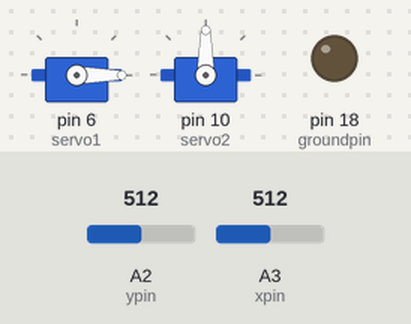
Recording of a sketch running on a simulated Arduino Uno, built with avr-gcc and run on an emulated ATmega328P. On the bench: 2 × servo, output pins drawn as LEDs (lit = HIGH). Inputs (shaded band) come from the test bench; at power-on: A2 (ypin) = 512, A3 (xpin) = 512. Pins used as bus, display or sensor lines are not drawn.

Above: at 2.2 s.
2.3 s: A2 (ypin) set to 491
At 3.2 s:
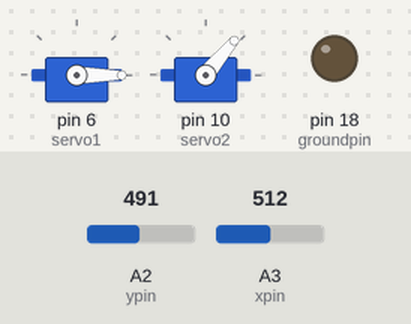
3.8 s: A2 (ypin) set to 560
At 4.3 s:
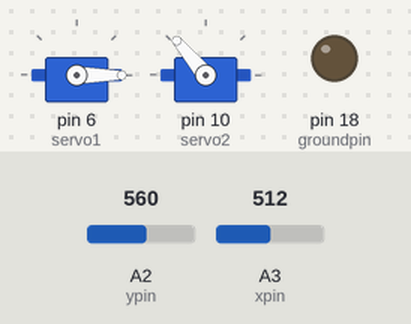
5.3 s: A2 (ypin) set to 538
At 6.5 s:
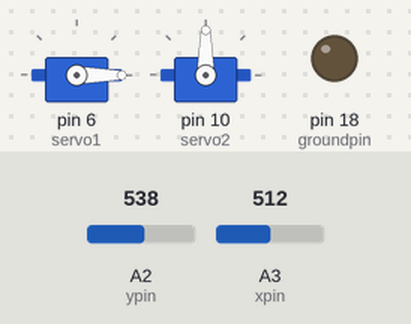
6.8 s: A2 (ypin) set to 490
At 7.9 s:
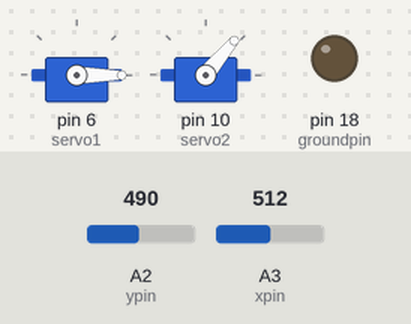
8.3 s: A2 (ypin) set to 510
At 10.3 s:
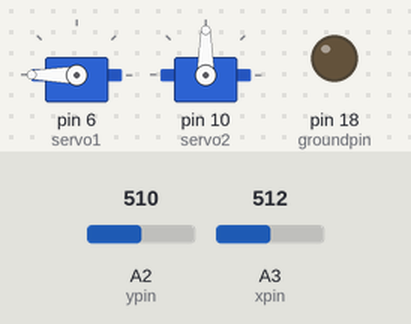
Timing chart, 0 to 11.8 s (numbered marks = the images above; inputs shaded):
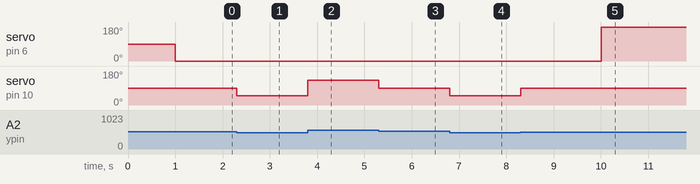

The sketch:

sketchboard.ino
```cpp
#include <Servo.h>  // servo library

#include "Timer.h" //Timer library


Timer t;


//servo1 is a 360 servo, writing values changes direction and speed

//(0 is full speed in one direction, 90 is stop, and 180 is full speed in opposite direction)

// values in between change the speed

Servo servo1;  //FISHING LINE SERVO: servo control object for longwise movement


//servo2 is a 180 servo, writing values tells it which angle to move to. only get one speed.

Servo servo2;  //PEN SERVO: servo control object for widthwise movement of pen.

const int groundpin = 18;             // analog input pin 4 -- ground

const int powerpin = 19;              // analog input pin 5 -- voltage

const int xpin = A3;                  // x-axis of the accelerometer

const int ypin = A2;                  // y-axis

const int zpin = A1;                  // z-axis (only on 3-axis models)


//accelerometer threshold  values to indicate if board is centered or turning

const int centeredMin = 500;

const int centeredMax = 550;

const int leftTurn = 500;

const int rightTurn = 550;


//number of samples to take from accelerometer

const int sampleSize = 10;


//how long for the fishing line servo to move in one direction before switching

const int switchTime = 10000;


//is the fishing line servo moving forward or not

boolean forward = false;


//readings from accelerometer

int xValue;

int yValue;


//timer event

int stopEvent;


void setup()

{

  Serial.begin(9600);

  //fishing line servo goes in pin 6

  servo1.attach(6);

  //pen servo goes in pin 10

  servo2.attach(10);

  pinMode(groundpin, OUTPUT);

  pinMode(powerpin, OUTPUT);

  digitalWrite(groundpin, LOW);

  digitalWrite(powerpin, HIGH);

  //Checks every switchTime seconds to change direction

  int stopEvent = t.every(switchTime, moveX);

  //center the pen arduino

  servo2.write(90);

  delay(1000);

  //start the fishing line arduino

  servo1.write(0);

}


void moveX() {

  if (forward) {

    forward = false;

    servo1.write(0);

  } else {

   forward = true;

   servo1.write(180);

  }

}


void loop()

{

  //check if it's time to switch directions

  t.update();


  //here until the for loop is gathering samples from the accelerometer to be averaged

  int position;

  int xAvg;

  int yAvg;


  xValue = analogRead(xpin);

  yValue = analogRead(ypin);


  xAvg = 0;

  yAvg = 0;


  for(int i = 0; i < sampleSize; i++) {

    xAvg += analogRead(xpin);

    yAvg += analogRead(ypin);

  }


  //average readings from the accelerometer

  xAvg = xAvg/sampleSize;

  yAvg = yAvg/sampleSize;


  //if readings say its centered

  if(yAvg > centeredMin && yAvg < centeredMax) {

   //center the arduino

   servo2.write(90);

   //if readings say left turn

  } else if(yAvg < leftTurn) {

   //turn to the 50 degree angle

   servo2.write(50);

   //if readings say right turn

  } else if(yAvg > rightTurn) {

    //turn to the 130 degree angle

    servo2.write(130);

  } else {

    //else, center it

   servo2.write(90);

  }


}
```

Measured:
- the behaviour switches between 500 and 499 on A2 (ypin) (found by bisection; images 0 and 1)
- the behaviour switches between 551 and 550 on A2 (ypin) (found by bisection; images 2 and 3)
- after the input at 2.3 s, servo on pin 10 (servo2): 90° → 50° at once
- after the input at 3.8 s, servo on pin 10 (servo2): 50° → 130° at once
- after the input at 5.3 s, servo on pin 10 (servo2): 130° → 90° at once
- after the input at 6.8 s, servo on pin 10 (servo2): 90° → 50° at once
- after the input at 8.3 s, servo on pin 10 (servo2): 50° → 90° at once
